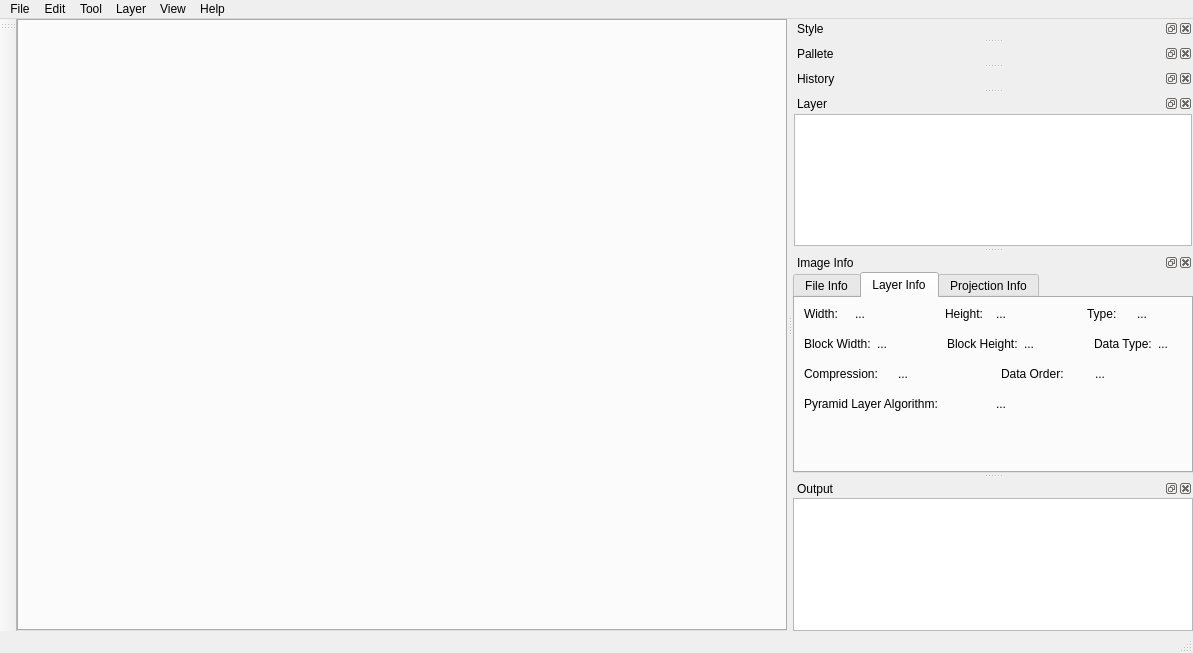
<?xml version="1.0" encoding="UTF-8"?>
<ui version="4.0">
 <class>SEditor</class>
 <widget class="QMainWindow" name="SEditor">
  <property name="geometry">
   <rect>
    <x>0</x>
    <y>0</y>
    <width>1193</width>
    <height>653</height>
   </rect>
  </property>
  <property name="windowTitle">
   <string>S-GIS Editor</string>
  </property>
  <widget class="QWidget" name="mCentralWidget">
   <layout class="QHBoxLayout" name="horizontalLayout">
    <property name="spacing">
     <number>0</number>
    </property>
    <property name="leftMargin">
     <number>0</number>
    </property>
    <property name="topMargin">
     <number>0</number>
    </property>
    <property name="rightMargin">
     <number>0</number>
    </property>
    <property name="bottomMargin">
     <number>0</number>
    </property>
    <item>
     <widget class="QTabWidget" name="mTabWidget">
      <property name="currentIndex">
       <number>-1</number>
      </property>
     </widget>
    </item>
   </layout>
  </widget>
  <widget class="QMenuBar" name="mMenuBar">
   <property name="geometry">
    <rect>
     <x>0</x>
     <y>0</y>
     <width>1193</width>
     <height>26</height>
    </rect>
   </property>
   <widget class="QMenu" name="mMenuFile">
    <property name="title">
     <string>File</string>
    </property>
    <addaction name="mActionNewTemplate"/>
    <addaction name="mActionOpenTemplate"/>
    <addaction name="separator"/>
    <addaction name="mActionSave"/>
    <addaction name="mActionSaveAs"/>
    <addaction name="mActionImport"/>
    <addaction name="mActionExport"/>
    <addaction name="separator"/>
    <addaction name="mActionCloseTemplate"/>
    <addaction name="separator"/>
    <addaction name="mActionRelease"/>
    <addaction name="separator"/>
    <addaction name="mActionExitEditor"/>
   </widget>
   <widget class="QMenu" name="mMenuEdit">
    <property name="title">
     <string>Edit</string>
    </property>
    <addaction name="mActionUndo"/>
    <addaction name="mActionRedo"/>
    <addaction name="separator"/>
    <addaction name="mActionCopy"/>
    <addaction name="mActionCut"/>
    <addaction name="mActionDelete"/>
    <addaction name="separator"/>
    <addaction name="mActionSelect"/>
    <addaction name="mActionMutiSelect"/>
    <addaction name="separator"/>
    <addaction name="mActionRotate90Clockwise"/>
    <addaction name="mActionRotate90Anticlockwise"/>
    <addaction name="mActionRotate"/>
    <addaction name="separator"/>
    <addaction name="mActionFlipHorizentally"/>
    <addaction name="mActionFlipVertically"/>
    <addaction name="separator"/>
    <addaction name="mActionScale"/>
    <addaction name="separator"/>
    <addaction name="mActionTranslate"/>
   </widget>
   <widget class="QMenu" name="menuView">
    <property name="title">
     <string>View</string>
    </property>
    <addaction name="mActionTool_Bar"/>
    <addaction name="mActionStyle_Panel"/>
    <addaction name="mActionLayer_Panel"/>
    <addaction name="mActionPallete"/>
    <addaction name="mActionHistory_Panel"/>
    <addaction name="separator"/>
    <addaction name="mActionGrid"/>
    <addaction name="mActionReferenceLine"/>
    <addaction name="separator"/>
    <addaction name="mActionDefault"/>
    <addaction name="mActionShowAllPanels"/>
    <addaction name="separator"/>
    <addaction name="mActionZoomin"/>
    <addaction name="mActionZoomout"/>
    <addaction name="separator"/>
   </widget>
   <widget class="QMenu" name="menuLayer">
    <property name="title">
     <string>Layer</string>
    </property>
    <addaction name="mActionBringForward"/>
    <addaction name="mActionSendBackward"/>
    <addaction name="separator"/>
    <addaction name="mActionBringtoFront"/>
    <addaction name="mActionSendtoBack"/>
    <addaction name="separator"/>
    <addaction name="mActionAlignLeft"/>
    <addaction name="mActionAlignMiddle"/>
    <addaction name="mActionAlignRight"/>
    <addaction name="separator"/>
    <addaction name="mActionAlignTop"/>
    <addaction name="mActionAlignCenter"/>
    <addaction name="mActionAlignBottom"/>
    <addaction name="separator"/>
    <addaction name="mActionDistributeHorizentally"/>
    <addaction name="mActionDistributeVertically"/>
    <addaction name="separator"/>
    <addaction name="mActionShowLayer"/>
    <addaction name="mActionHideLayer"/>
    <addaction name="separator"/>
    <addaction name="mActionShowAll"/>
    <addaction name="mActionHideAll"/>
    <addaction name="separator"/>
    <addaction name="mActionRename"/>
    <addaction name="mActionChangeColor"/>
    <addaction name="separator"/>
    <addaction name="mActionExportLayer"/>
   </widget>
   <widget class="QMenu" name="mMenuHelp">
    <property name="title">
     <string>Help</string>
    </property>
    <addaction name="mActionTutorials"/>
    <addaction name="mActionForum"/>
    <addaction name="mActionWebsite"/>
   </widget>
   <widget class="QMenu" name="menuTools">
    <property name="title">
     <string>Tool</string>
    </property>
    <widget class="QMenu" name="menuShape">
     <property name="title">
      <string>Shape</string>
     </property>
     <addaction name="mActionCreateRect"/>
     <addaction name="mActionLoadImage"/>
     <addaction name="mActionLoadFragments"/>
     <addaction name="mActionLoadHugeImage"/>
    </widget>
    <addaction name="mActionSelectTool"/>
    <addaction name="mActionCombineTool"/>
    <addaction name="separator"/>
    <addaction name="mActionBrush"/>
    <addaction name="mActionEraser"/>
    <addaction name="mActionPen"/>
    <addaction name="menuShape"/>
    <addaction name="mActionText"/>
    <addaction name="separator"/>
    <addaction name="mActionAnotator"/>
    <addaction name="separator"/>
    <addaction name="mActionPreferences"/>
    <addaction name="mActionReportLeaks"/>
   </widget>
   <addaction name="mMenuFile"/>
   <addaction name="mMenuEdit"/>
   <addaction name="menuTools"/>
   <addaction name="menuLayer"/>
   <addaction name="menuView"/>
   <addaction name="mMenuHelp"/>
  </widget>
  <widget class="QStatusBar" name="mStatusBar"/>
  <widget class="QToolBar" name="mToolBar">
   <property name="windowTitle">
    <string/>
   </property>
   <attribute name="toolBarArea">
    <enum>LeftToolBarArea</enum>
   </attribute>
   <attribute name="toolBarBreak">
    <bool>false</bool>
   </attribute>
  </widget>
  <widget class="QDockWidget" name="mDockStyle">
   <property name="windowTitle">
    <string>Style</string>
   </property>
   <attribute name="dockWidgetArea">
    <number>2</number>
   </attribute>
   <widget class="QWidget" name="mDockStyleWidget"/>
  </widget>
  <widget class="QDockWidget" name="mDockPallete">
   <property name="windowTitle">
    <string>Pallete</string>
   </property>
   <attribute name="dockWidgetArea">
    <number>2</number>
   </attribute>
   <widget class="QWidget" name="mDockPalleteWidget"/>
  </widget>
  <widget class="QDockWidget" name="mDockHistory">
   <property name="windowTitle">
    <string>History</string>
   </property>
   <attribute name="dockWidgetArea">
    <number>2</number>
   </attribute>
   <widget class="QWidget" name="mDockHistoryWdiget"/>
  </widget>
  <widget class="QDockWidget" name="mDockLayer">
   <property name="windowTitle">
    <string>Layer</string>
   </property>
   <attribute name="dockWidgetArea">
    <number>2</number>
   </attribute>
   <widget class="QWidget" name="mDockLayerWidget">
    <property name="minimumSize">
     <size>
      <width>400</width>
      <height>90</height>
     </size>
    </property>
    <layout class="QHBoxLayout" name="horizontalLayout_2">
     <property name="leftMargin">
      <number>1</number>
     </property>
     <property name="topMargin">
      <number>1</number>
     </property>
     <property name="rightMargin">
      <number>1</number>
     </property>
     <property name="bottomMargin">
      <number>1</number>
     </property>
     <item>
      <widget class="QLayerView" name="mLayerView"/>
     </item>
    </layout>
   </widget>
  </widget>
  <widget class="QDockWidget" name="mDockImageInfo">
   <property name="windowTitle">
    <string>Image Info</string>
   </property>
   <attribute name="dockWidgetArea">
    <number>2</number>
   </attribute>
   <widget class="QWidget" name="mDockImageInfoWidget">
    <layout class="QHBoxLayout" name="horizontalLayout_3">
     <property name="spacing">
      <number>0</number>
     </property>
     <property name="leftMargin">
      <number>0</number>
     </property>
     <property name="topMargin">
      <number>0</number>
     </property>
     <property name="rightMargin">
      <number>0</number>
     </property>
     <property name="bottomMargin">
      <number>0</number>
     </property>
     <item>
      <widget class="QTabWidget" name="tabWidget">
       <property name="currentIndex">
        <number>1</number>
       </property>
       <widget class="QWidget" name="pFileInfoWidget">
        <attribute name="title">
         <string>File Info</string>
        </attribute>
        <layout class="QVBoxLayout" name="verticalLayout">
         <item>
          <layout class="QHBoxLayout" name="horizontalLayout_4">
           <item>
            <widget class="QLabel" name="label">
             <property name="text">
              <string>Layer Name:</string>
             </property>
            </widget>
           </item>
           <item>
            <widget class="QLabel" name="mpLayerNameLabel">
             <property name="text">
              <string>...</string>
             </property>
            </widget>
           </item>
          </layout>
         </item>
         <item>
          <layout class="QHBoxLayout" name="horizontalLayout_18">
           <item>
            <widget class="QLabel" name="label_2">
             <property name="text">
              <string>File Type:</string>
             </property>
            </widget>
           </item>
           <item>
            <widget class="QLabel" name="mpFileTypeLabel">
             <property name="text">
              <string>...</string>
             </property>
            </widget>
           </item>
          </layout>
         </item>
         <item>
          <layout class="QHBoxLayout" name="horizontalLayout_6">
           <item>
            <widget class="QLabel" name="label_6">
             <property name="text">
              <string>Last Modified:</string>
             </property>
            </widget>
           </item>
           <item>
            <widget class="QLabel" name="mpLastModifyTimeLabel">
             <property name="text">
              <string>...</string>
             </property>
            </widget>
           </item>
          </layout>
         </item>
         <item>
          <layout class="QHBoxLayout" name="horizontalLayout_17">
           <item>
            <widget class="QLabel" name="label_5">
             <property name="text">
              <string>Number of Layers:</string>
             </property>
            </widget>
           </item>
           <item>
            <widget class="QLabel" name="mpLayerCountLabel">
             <property name="text">
              <string>...</string>
             </property>
            </widget>
           </item>
          </layout>
         </item>
         <item>
          <layout class="QHBoxLayout" name="horizontalLayout_7">
           <item>
            <widget class="QLabel" name="label_7">
             <property name="text">
              <string>Image/Auxiliary File(s):</string>
             </property>
            </widget>
           </item>
           <item>
            <widget class="QLabel" name="mpAuxiliaryFilesComboBox">
             <property name="text">
              <string>...</string>
             </property>
            </widget>
           </item>
          </layout>
         </item>
         <item>
          <layout class="QHBoxLayout" name="horizontalLayout_19">
           <item>
            <widget class="QLabel" name="label_8">
             <property name="text">
              <string>File Size:</string>
             </property>
            </widget>
           </item>
           <item>
            <widget class="QLabel" name="mpFileSizeLabel">
             <property name="text">
              <string>...</string>
             </property>
            </widget>
           </item>
          </layout>
         </item>
         <item>
          <spacer name="verticalSpacer">
           <property name="orientation">
            <enum>Qt::Vertical</enum>
           </property>
           <property name="sizeHint" stdset="0">
            <size>
             <width>20</width>
             <height>40</height>
            </size>
           </property>
          </spacer>
         </item>
        </layout>
       </widget>
       <widget class="QWidget" name="mpLayerInfoWidget">
        <attribute name="title">
         <string>Layer Info</string>
        </attribute>
        <layout class="QVBoxLayout" name="verticalLayout_3">
         <item>
          <layout class="QHBoxLayout" name="horizontalLayout_14">
           <item>
            <widget class="QLabel" name="label_9">
             <property name="text">
              <string>Width:</string>
             </property>
            </widget>
           </item>
           <item>
            <widget class="QLabel" name="mpWidthLabel">
             <property name="text">
              <string>...</string>
             </property>
            </widget>
           </item>
           <item>
            <spacer name="horizontalSpacer_4">
             <property name="orientation">
              <enum>Qt::Horizontal</enum>
             </property>
             <property name="sizeType">
              <enum>QSizePolicy::Fixed</enum>
             </property>
             <property name="sizeHint" stdset="0">
              <size>
               <width>40</width>
               <height>10</height>
              </size>
             </property>
            </spacer>
           </item>
           <item>
            <widget class="QLabel" name="label_10">
             <property name="text">
              <string>Height:</string>
             </property>
            </widget>
           </item>
           <item>
            <widget class="QLabel" name="mpHeightLabel">
             <property name="text">
              <string>...</string>
             </property>
            </widget>
           </item>
           <item>
            <spacer name="horizontalSpacer_5">
             <property name="orientation">
              <enum>Qt::Horizontal</enum>
             </property>
             <property name="sizeType">
              <enum>QSizePolicy::Fixed</enum>
             </property>
             <property name="sizeHint" stdset="0">
              <size>
               <width>40</width>
               <height>10</height>
              </size>
             </property>
            </spacer>
           </item>
           <item>
            <widget class="QLabel" name="label_11">
             <property name="text">
              <string>Type:</string>
             </property>
            </widget>
           </item>
           <item>
            <widget class="QLabel" name="mpTypeLabel">
             <property name="text">
              <string>...</string>
             </property>
            </widget>
           </item>
          </layout>
         </item>
         <item>
          <spacer name="verticalSpacer_4">
           <property name="orientation">
            <enum>Qt::Vertical</enum>
           </property>
           <property name="sizeType">
            <enum>QSizePolicy::Fixed</enum>
           </property>
           <property name="sizeHint" stdset="0">
            <size>
             <width>20</width>
             <height>10</height>
            </size>
           </property>
          </spacer>
         </item>
         <item>
          <layout class="QHBoxLayout" name="horizontalLayout_13">
           <item>
            <widget class="QLabel" name="label_13">
             <property name="text">
              <string>Block Width:</string>
             </property>
            </widget>
           </item>
           <item>
            <widget class="QLabel" name="mpBlockWidthLabel">
             <property name="text">
              <string>...</string>
             </property>
            </widget>
           </item>
           <item>
            <spacer name="horizontalSpacer_6">
             <property name="orientation">
              <enum>Qt::Horizontal</enum>
             </property>
             <property name="sizeType">
              <enum>QSizePolicy::Fixed</enum>
             </property>
             <property name="sizeHint" stdset="0">
              <size>
               <width>40</width>
               <height>10</height>
              </size>
             </property>
            </spacer>
           </item>
           <item>
            <widget class="QLabel" name="label_14">
             <property name="text">
              <string>Block Height:</string>
             </property>
            </widget>
           </item>
           <item>
            <widget class="QLabel" name="mpBlockHeightLabel">
             <property name="text">
              <string>...</string>
             </property>
            </widget>
           </item>
           <item>
            <spacer name="horizontalSpacer_7">
             <property name="orientation">
              <enum>Qt::Horizontal</enum>
             </property>
             <property name="sizeType">
              <enum>QSizePolicy::Fixed</enum>
             </property>
             <property name="sizeHint" stdset="0">
              <size>
               <width>40</width>
               <height>10</height>
              </size>
             </property>
            </spacer>
           </item>
           <item>
            <widget class="QLabel" name="label_12">
             <property name="text">
              <string>Data Type:</string>
             </property>
            </widget>
           </item>
           <item>
            <widget class="QLabel" name="mpDataTypeLabel">
             <property name="text">
              <string>...</string>
             </property>
            </widget>
           </item>
          </layout>
         </item>
         <item>
          <spacer name="verticalSpacer_5">
           <property name="orientation">
            <enum>Qt::Vertical</enum>
           </property>
           <property name="sizeType">
            <enum>QSizePolicy::Fixed</enum>
           </property>
           <property name="sizeHint" stdset="0">
            <size>
             <width>20</width>
             <height>10</height>
            </size>
           </property>
          </spacer>
         </item>
         <item>
          <layout class="QHBoxLayout" name="horizontalLayout_12">
           <item>
            <widget class="QLabel" name="label_17">
             <property name="text">
              <string>Compression:</string>
             </property>
            </widget>
           </item>
           <item>
            <widget class="QLabel" name="mpCompressionLabel">
             <property name="text">
              <string>...</string>
             </property>
            </widget>
           </item>
           <item>
            <spacer name="horizontalSpacer_3">
             <property name="orientation">
              <enum>Qt::Horizontal</enum>
             </property>
             <property name="sizeType">
              <enum>QSizePolicy::Fixed</enum>
             </property>
             <property name="sizeHint" stdset="0">
              <size>
               <width>10</width>
               <height>10</height>
              </size>
             </property>
            </spacer>
           </item>
           <item>
            <widget class="QLabel" name="label_16">
             <property name="text">
              <string>Data Order:</string>
             </property>
            </widget>
           </item>
           <item>
            <widget class="QLabel" name="mpDataOrderLabel">
             <property name="text">
              <string>...</string>
             </property>
            </widget>
           </item>
          </layout>
         </item>
         <item>
          <spacer name="verticalSpacer_6">
           <property name="orientation">
            <enum>Qt::Vertical</enum>
           </property>
           <property name="sizeType">
            <enum>QSizePolicy::Fixed</enum>
           </property>
           <property name="sizeHint" stdset="0">
            <size>
             <width>20</width>
             <height>10</height>
            </size>
           </property>
          </spacer>
         </item>
         <item>
          <layout class="QHBoxLayout" name="horizontalLayout_11">
           <item>
            <widget class="QLabel" name="label_31">
             <property name="text">
              <string>Pyramid Layer Algorithm:</string>
             </property>
            </widget>
           </item>
           <item>
            <widget class="QLabel" name="mpPyramidLayerAlgorithmLabel">
             <property name="text">
              <string>...</string>
             </property>
            </widget>
           </item>
          </layout>
         </item>
         <item>
          <spacer name="verticalSpacer_7">
           <property name="orientation">
            <enum>Qt::Vertical</enum>
           </property>
           <property name="sizeHint" stdset="0">
            <size>
             <width>20</width>
             <height>40</height>
            </size>
           </property>
          </spacer>
         </item>
        </layout>
       </widget>
       <widget class="QWidget" name="mpProjectionInfoWidget">
        <attribute name="title">
         <string>Projection Info</string>
        </attribute>
        <layout class="QVBoxLayout" name="verticalLayout_4">
         <item>
          <layout class="QHBoxLayout" name="horizontalLayout_8">
           <item>
            <widget class="QLabel" name="label_4">
             <property name="text">
              <string>GeoTransform:</string>
             </property>
            </widget>
           </item>
           <item>
            <widget class="QComboBox" name="mpGeoTransformCombox"/>
           </item>
          </layout>
         </item>
         <item>
          <layout class="QVBoxLayout" name="verticalLayout_2">
           <item>
            <widget class="QLabel" name="label_3">
             <property name="text">
              <string>ProjectionRef:</string>
             </property>
            </widget>
           </item>
           <item>
            <widget class="QTextEdit" name="mpProjectionRefTextEdit"/>
           </item>
          </layout>
         </item>
        </layout>
       </widget>
      </widget>
     </item>
    </layout>
   </widget>
  </widget>
  <widget class="QDockWidget" name="mDockOutputWidget">
   <property name="windowTitle">
    <string>Output</string>
   </property>
   <attribute name="dockWidgetArea">
    <number>2</number>
   </attribute>
   <widget class="QWidget" name="dockWidgetContents">
    <layout class="QHBoxLayout" name="horizontalLayout_16">
     <property name="spacing">
      <number>0</number>
     </property>
     <property name="leftMargin">
      <number>0</number>
     </property>
     <property name="topMargin">
      <number>0</number>
     </property>
     <property name="rightMargin">
      <number>0</number>
     </property>
     <property name="bottomMargin">
      <number>0</number>
     </property>
     <item>
      <widget class="QListWidget" name="mpOutputListWidget"/>
     </item>
    </layout>
   </widget>
  </widget>
  <action name="mActionNewTemplate">
   <property name="text">
    <string>New Workspace...</string>
   </property>
  </action>
  <action name="mActionOpenTemplate">
   <property name="text">
    <string>Open Workspace...</string>
   </property>
  </action>
  <action name="mActionCloseTemplate">
   <property name="text">
    <string>Close Template</string>
   </property>
  </action>
  <action name="mActionSave">
   <property name="text">
    <string>Save</string>
   </property>
  </action>
  <action name="mActionSaveAs">
   <property name="text">
    <string>Save as...</string>
   </property>
  </action>
  <action name="mActionExport">
   <property name="text">
    <string>Export</string>
   </property>
  </action>
  <action name="mActionRelease">
   <property name="text">
    <string>Release</string>
   </property>
  </action>
  <action name="mActionExitEditor">
   <property name="text">
    <string>Exit Editor</string>
   </property>
  </action>
  <action name="mActionUndo">
   <property name="text">
    <string>Undo</string>
   </property>
  </action>
  <action name="mActionRedo">
   <property name="text">
    <string>Redo</string>
   </property>
  </action>
  <action name="mActionCopy">
   <property name="text">
    <string>Copy</string>
   </property>
  </action>
  <action name="mActionCut">
   <property name="text">
    <string>Cut</string>
   </property>
  </action>
  <action name="mActionDelete">
   <property name="text">
    <string>Delete</string>
   </property>
  </action>
  <action name="mActionSelect">
   <property name="text">
    <string>Select</string>
   </property>
  </action>
  <action name="mActionMutiSelect">
   <property name="text">
    <string>Muti-Select</string>
   </property>
  </action>
  <action name="mActionRotate90Clockwise">
   <property name="text">
    <string>Rotate 90° Clockwise</string>
   </property>
  </action>
  <action name="mActionRotate90Anticlockwise">
   <property name="text">
    <string>Rotate 90° Counter-clockwise</string>
   </property>
  </action>
  <action name="mActionRotate">
   <property name="text">
    <string>Rotate...</string>
   </property>
  </action>
  <action name="mActionFlipHorizentally">
   <property name="text">
    <string>Flip Horizentally</string>
   </property>
  </action>
  <action name="mActionFlipVertically">
   <property name="text">
    <string>Flip Vertically</string>
   </property>
  </action>
  <action name="mActionScale">
   <property name="text">
    <string>Scale...</string>
   </property>
  </action>
  <action name="mActionTranslate">
   <property name="text">
    <string>Translate...</string>
   </property>
  </action>
  <action name="mActionSelectTool">
   <property name="text">
    <string>Select Tool</string>
   </property>
  </action>
  <action name="mActionCombineTool">
   <property name="text">
    <string>Combine Tool</string>
   </property>
  </action>
  <action name="mActionBrush">
   <property name="text">
    <string>Brush</string>
   </property>
  </action>
  <action name="mActionEraser">
   <property name="text">
    <string>Eraser</string>
   </property>
  </action>
  <action name="mActionPen">
   <property name="text">
    <string>Pen</string>
   </property>
  </action>
  <action name="mActionText">
   <property name="text">
    <string>Text</string>
   </property>
  </action>
  <action name="mActionAnotator">
   <property name="text">
    <string>Anotator</string>
   </property>
  </action>
  <action name="mActionBringForward">
   <property name="text">
    <string>Bring Forward</string>
   </property>
  </action>
  <action name="mActionSendBackward">
   <property name="text">
    <string>Send Backward</string>
   </property>
  </action>
  <action name="mActionBringtoFront">
   <property name="text">
    <string>Bring to Front</string>
   </property>
  </action>
  <action name="mActionSendtoBack">
   <property name="text">
    <string>Send to Back</string>
   </property>
  </action>
  <action name="mActionAlignLeft">
   <property name="text">
    <string>Align Left</string>
   </property>
  </action>
  <action name="mActionAlignMiddle">
   <property name="text">
    <string>Align Middle</string>
   </property>
  </action>
  <action name="mActionAlignRight">
   <property name="text">
    <string>Align Right</string>
   </property>
  </action>
  <action name="mActionAlignTop">
   <property name="text">
    <string>Align Top</string>
   </property>
  </action>
  <action name="mActionAlignCenter">
   <property name="text">
    <string>Align Center</string>
   </property>
  </action>
  <action name="mActionAlignBottom">
   <property name="text">
    <string>Align Bottom</string>
   </property>
  </action>
  <action name="mActionShowLayer">
   <property name="text">
    <string>Show Layer</string>
   </property>
  </action>
  <action name="mActionHideLayer">
   <property name="text">
    <string>Hide Layer</string>
   </property>
  </action>
  <action name="mActionDistributeHorizentally">
   <property name="text">
    <string>Distribute Horizentally</string>
   </property>
  </action>
  <action name="mActionDistributeVertically">
   <property name="text">
    <string>Distribute Vertically</string>
   </property>
  </action>
  <action name="mActionShowAll">
   <property name="text">
    <string>Show All</string>
   </property>
  </action>
  <action name="mActionHideAll">
   <property name="text">
    <string>Hide All</string>
   </property>
  </action>
  <action name="mActionRename">
   <property name="text">
    <string>Rename Layer...</string>
   </property>
  </action>
  <action name="mActionChangeColor">
   <property name="text">
    <string>Change Color...</string>
   </property>
  </action>
  <action name="mActionExportLayer">
   <property name="text">
    <string>Export Layer...</string>
   </property>
  </action>
  <action name="mActionTool_Bar">
   <property name="text">
    <string>Tool Bar</string>
   </property>
  </action>
  <action name="mActionHistory_Panel">
   <property name="text">
    <string>History Panel</string>
   </property>
  </action>
  <action name="mActionPallete">
   <property name="text">
    <string>Pallete</string>
   </property>
  </action>
  <action name="mActionStyle_Panel">
   <property name="text">
    <string>Style Panel</string>
   </property>
  </action>
  <action name="mActionLayer_Panel">
   <property name="text">
    <string>Layer Panel</string>
   </property>
  </action>
  <action name="mActionGrid">
   <property name="text">
    <string>Grid</string>
   </property>
  </action>
  <action name="mActionReferenceLine">
   <property name="text">
    <string>Reference Line</string>
   </property>
  </action>
  <action name="mActionScaleplate">
   <property name="text">
    <string>Scaleplate</string>
   </property>
  </action>
  <action name="mActionDefault">
   <property name="text">
    <string>Default View</string>
   </property>
  </action>
  <action name="mActionShowAllPanels">
   <property name="text">
    <string>Show All Panels</string>
   </property>
  </action>
  <action name="mActionShake">
   <property name="text">
    <string>Shake</string>
   </property>
  </action>
  <action name="mActionMotion">
   <property name="text">
    <string>Motion</string>
   </property>
  </action>
  <action name="mActionSpin">
   <property name="text">
    <string>Spin</string>
   </property>
  </action>
  <action name="actionPreferences">
   <property name="text">
    <string>Preferences...</string>
   </property>
  </action>
  <action name="mActionTutorials">
   <property name="text">
    <string>Tutorials</string>
   </property>
  </action>
  <action name="mActionForum">
   <property name="text">
    <string>Forum</string>
   </property>
  </action>
  <action name="mActionWebsite">
   <property name="text">
    <string>Website</string>
   </property>
  </action>
  <action name="mActionPreferences">
   <property name="text">
    <string>Preferences...</string>
   </property>
  </action>
  <action name="mActionZoomin">
   <property name="text">
    <string>Zoom in</string>
   </property>
   <property name="shortcut">
    <string>Ctrl+=</string>
   </property>
  </action>
  <action name="mActionZoomout">
   <property name="text">
    <string>Zoom out</string>
   </property>
   <property name="shortcut">
    <string>Ctrl+-</string>
   </property>
  </action>
  <action name="mActionImport">
   <property name="text">
    <string>Import...</string>
   </property>
  </action>
  <action name="mActionCreateRect">
   <property name="text">
    <string>[Test] Create Rect</string>
   </property>
  </action>
  <action name="mActionLoadImage">
   <property name="text">
    <string>[Test] Load Image</string>
   </property>
  </action>
  <action name="mActionLoadFragments">
   <property name="text">
    <string>[Test] Load Fragments</string>
   </property>
  </action>
  <action name="mActionLoadHugeImage">
   <property name="text">
    <string>[Test] Load Huge Image</string>
   </property>
  </action>
  <action name="mActionReportLeaks">
   <property name="text">
    <string>[Test] Print Memory Leak Report</string>
   </property>
  </action>
 </widget>
 <customwidgets>
  <customwidget>
   <class>QLayerView</class>
   <extends>QTreeView</extends>
   <header>qlayerview.h</header>
  </customwidget>
 </customwidgets>
 <resources/>
 <connections/>
</ui>
